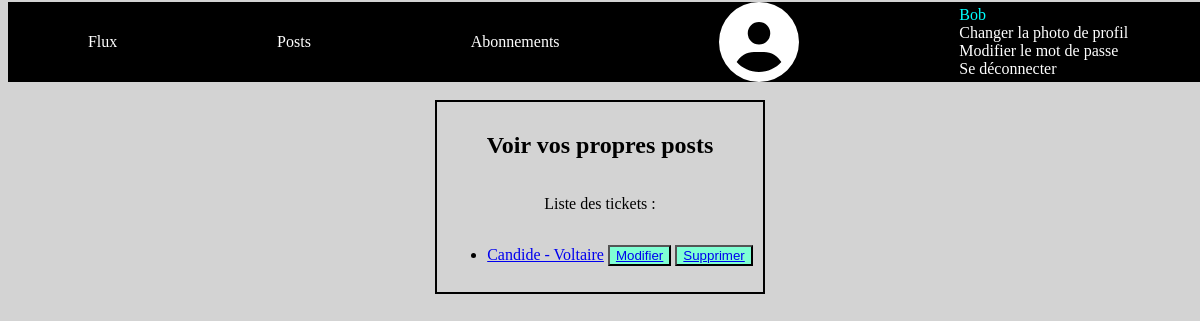
Page /posts/ (signed in) on the earlier database version.
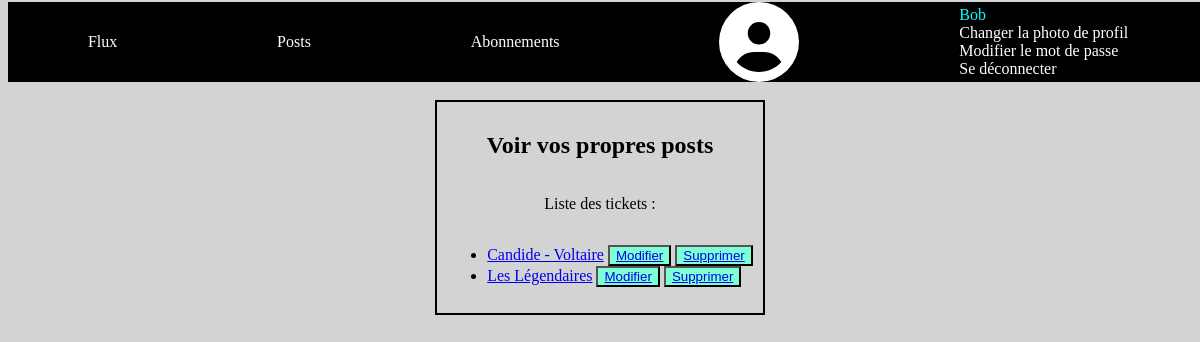
Same page on the later database version.
### authentication/models.py (models this page shows)
class User(AbstractUser):
    profile_photo = models.ImageField(verbose_name='Photo de profil')

### critics/models.py (models this page shows)
class Ticket(models.Model):
    title = models.CharField(max_length=128)
    description = models.TextField(max_length=2048, blank=True)
    user = models.ForeignKey(to=settings.AUTH_USER_MODEL, on_delete=models.CASCADE)
    image = models.ImageField(null=True, blank=True)
    time_created = models.DateTimeField(auto_now_add=True)

### critics/views.py (the view)
# urls.py: path('posts/', critics.views.posts, name='posts'),
@login_required()
def posts(request):
    tickets = Ticket.objects.all()
    return render(request, 'critics/posts.html', {'tickets': tickets})

### critics/templates/critics/posts.html
{% extends '../base.html' %}
{% block content %}
<section class="forms">
<h1>Voir vos propres posts</h1>
<p>Liste des tickets : </p>
<ul>
    {% for ticket in tickets %}
        <li>
            <a href="{% url 'flux-detail' ticket.id %}">{{ ticket.title }}</a> <button><a href="{% url 'ticket-update' ticket.id %}">Modifier</a></button>
            <button><a href="{% url 'ticket-delete' ticket.id %}">Supprimer</a></button>
        </li>
    {% endfor %}
</ul>
</section>
{% endblock %}

### templates/base.html (shortened to what this page needs)
{% load static %}
<html>
    <head>
        <link rel="stylesheet" href="{% static 'critics/styles.css' %}" />
    </head>
    <header>
        {% if user.is_authenticated %}
        <nav>
            <a href="/flux">Flux</a>
            <a href="/posts">Posts</a>
            <a href="/subscribe">Abonnements</a>
            <div>
                {% if request.user.profile_photo %}
                    <img class="profile-photo" src="{{ request.user.profile_photo.url }}" alt="">
                {% else %}
                    <i class="fa-solid fa-circle-user fa-5x"></i>
                {% endif %}
            </div>
            <div class="account_management">
                <div class="display_username">{{ request.user }}</div>
                <a href="{% url 'profile-photo' %}">Changer la photo de profil</a>
                <a href="{% url 'new_password' %}">Modifier le mot de passe</a>
                <a href="{% url 'logout' %}">Se déconnecter</a>
            </div>
        </nav>
        {% endif %}
    </header>
    <body>
        {% block content %}{% endblock %}
    </body>
</html>

### critics/static/critics/styles.css (style rules this page uses)
header { position:fixed; top:2px; height:100px; width:100%; }
body { margin-top:100px; display: flex; flex-direction: column; color: black; background-color: lightgrey; }
nav { display:flex; justify-content: space-around; align-items:center; background-color: black; color: white; }
nav a { color: white; text-decoration: none; }
.account_management { display:flex; flex-direction: column; }
.display_username { color:cyan; }
.forms { display: flex; flex-direction: column; align-items: center; margin: auto; border: 2px black solid; padding: 10px; width:auto; }
.forms button { background-color: aquamarine; width:fit-content; }

Differences in the rows shown:
added Ticket: title "Les Légendaires"
